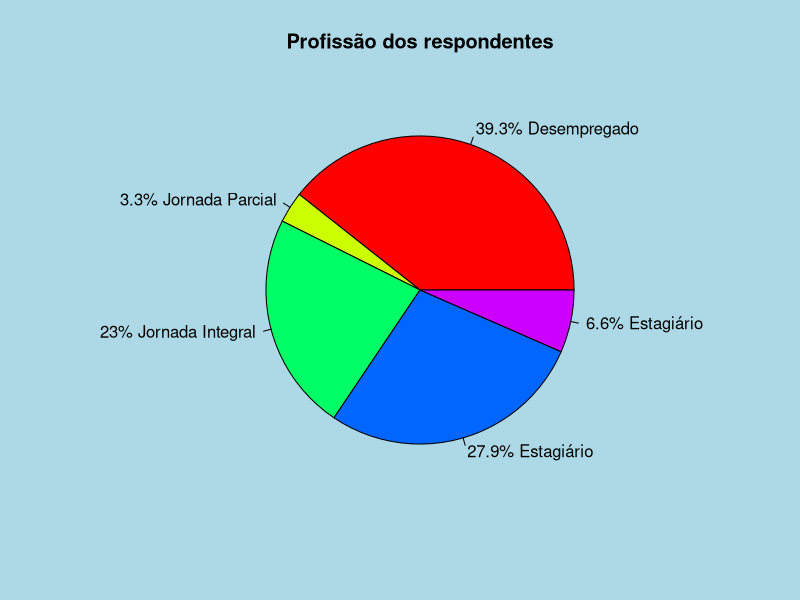
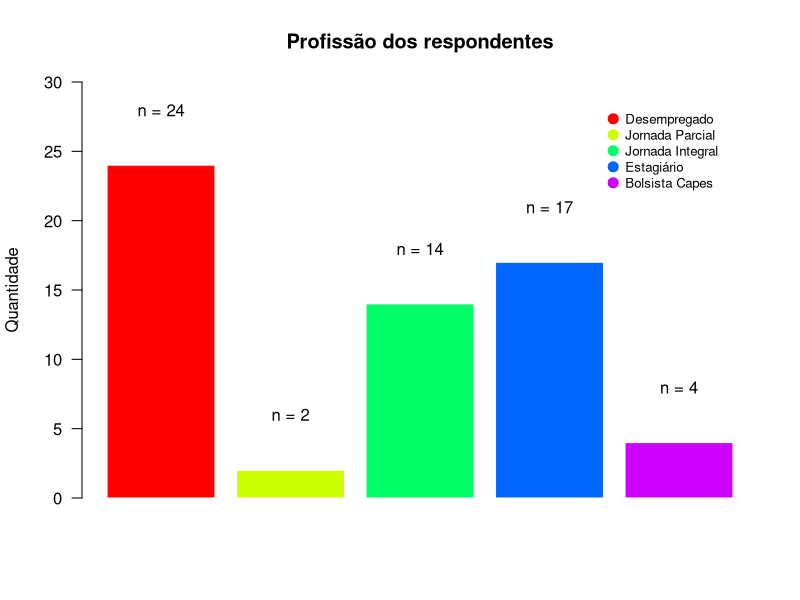

The R source for these figures, in order:
# ++++++++++++++++++++++++++++++++++++++++++++++++++++++++++++++++++++++++++++++++++++++
#
# Versão 4.0 2018
# Observação: Esta nova versão foi testada no ambiente MacOsx.
#
# Esta versão gera ("plota") os gráficos mas não os mostra na janela "Plots" abaixo à direita do IDE RStudio.
# Os gráficos são gerados e gravados nos arquivos com a extensão .PNG.
# Para tanto, foi criada uma pasta (folder), abaixo da pasta principal com a denominacao de "gráficos". 
#
## Análise Exploratória dos Dados realizada na planilha modificada localizada na pasta dados
## Neste script R o nome da planilha ficou sendo "umses_graduacao_2018.xlsx"
#
# Carregando a biblioteca para leitura e gravação de planilhas Excel formato 'xlsx'
if (!require(readxl)) install.packages('readxl')
library(readxl)
library(graphics)
#
# Lendo a planilha já com o nome modificado
# A opção "sheet = "dados" especifica o nome da área de trabalho que será lida da planilha
#
df <- read_xlsx("dados/umses_graduacao_2018_vtidy.xlsx", sheet="dados")
#
# A função "head(df, 3)" mostra as três primeiras linhas trazidas para o data.frame de nome "df".
# O objetivo é o de fazer uma inspeção visual das colunas e verificar a importação correta dos dados.
#
head(df, 3)
#
# +++++++++++++++++++++++++++++++++++++++++++++++++++++++++++++++++++++++++++++++++++++++
# 
# Iniciando a geração e gravação dos gráficos
#
# Seção I.Dados censitários
#
# Gênero
trab=table(df$trabalha)
trab
# Exibição do conteúdo para simples conferência.
#
# A variável "lbls" é utilizada neste e nos próximos gráficos para definir os rótulos mostrados na figura
lbls <- c("Desempregado", "Jornada Parcial", "Jornada Integral", "Estagiário", "Estagiário", "Frelancer", "Afastado", "Aposentado", "Bolsista Capes")
# A variável "pct" é utilizada neste e nos outros gráficos para definir os valores exibidos em porcentagem
# O valor está arredondado para uma casa decimal
pct <- round(trab/sum(trab)*100, digits=1)
pct
#
# O primeiro gráfico a ser elaborado, será do tipo pizza (pie) para a variável "profissão".
# A variável "lbls" concatena os elementos (nomes) e os valores (em porcentagem)
lbls <- paste0(pct,"% ", lbls) # add percents to labels
lbls
# A chamada da funcao png abaixo serve para plotar o grafico em um arquivo, 
# ao inves de plotar na janela "Plots" no RStudio. 
# Poderiam ser utilizados outros formatos de arquivo, tais como: 'bmp', 'pdf', 'jpeg' ou 'tiff'.
#
# Obs: lembrar de criar um diretório, abaixo do diretório de trabalho atual, com o nome "gráficos"!!
#
png(filename="gráficos/trabalho_pie.png", width = 800, height = 600, pointsize = 20)
#
# Definindo a cor de fundo do gráfico a ser exibido: azul clara
par(bg = "light blue")
#
# Geração do gráfico tipo pizza (pie)
pie(trab, labels = lbls, edges = 100, angle = 45, col = c(rainbow(5)), border = NULL,
    lty = NULL, main = "Profissão dos respondentes")
#
# Não se esquecer de chamar a funcao "dev.off()" para fechar o arquivo gravado!
# Este comando "dev.off()" é utilzado em complemento com a funcao png (ou outras funcoes para gerar arquivos graficos)
dev.off()
#
# Outra forma de visualização da variável "prof", utilizando gráfico de barras
# 
png(filename="gráficos/trabalho_barplot.png", width = 800, height = 600, pointsize = 20)
# Gráfico do tipo "barplot"
lbls <- c("Desempregado", "Jornada Parcial", "Jornada Integral", "Estagiário", "Estagiário", "Frelancer", "Afastado", "Aposentado", "Bolsista Capes")
# Definindo a cor de fundo branca (default)
par(bg = "white")
# Geração do gráfico tipo barra (barplot)
my_bar=barplot(trab, border=F, names.arg = NA, las=2,
               col = c(rainbow(5)),
               ylab = "Quantidade",
               xlab = " ",
               ylim = c(0,30),
               main = "Profissão dos respondentes")
# Adicionando o texto a ser exibido 
text(my_bar, trab+4, paste("n = ",trab,sep=""),cex=1) 

#Agora adicionando a legenda ao gráfico
legend("topright", legend = c("Desempregado", "Jornada Parcial", "Jornada Integral", "Estagiário", "Bolsista Capes"),
       col = c(rainbow(5)),
       bty = "n", pch=20 , pt.cex = 2, cex = 0.8, 
       horiz = FALSE, inset = c(0.05, 0.05))
dev.off()
# Não se esquecer de chamar a funcao "dev.off()" para fechar o arquivo gravado!
#
# Fim do programa !!
# +++++++++++++++++++++++++++++++++++++++++++++++++++++++++++++++++++++++++++++++++++++++
